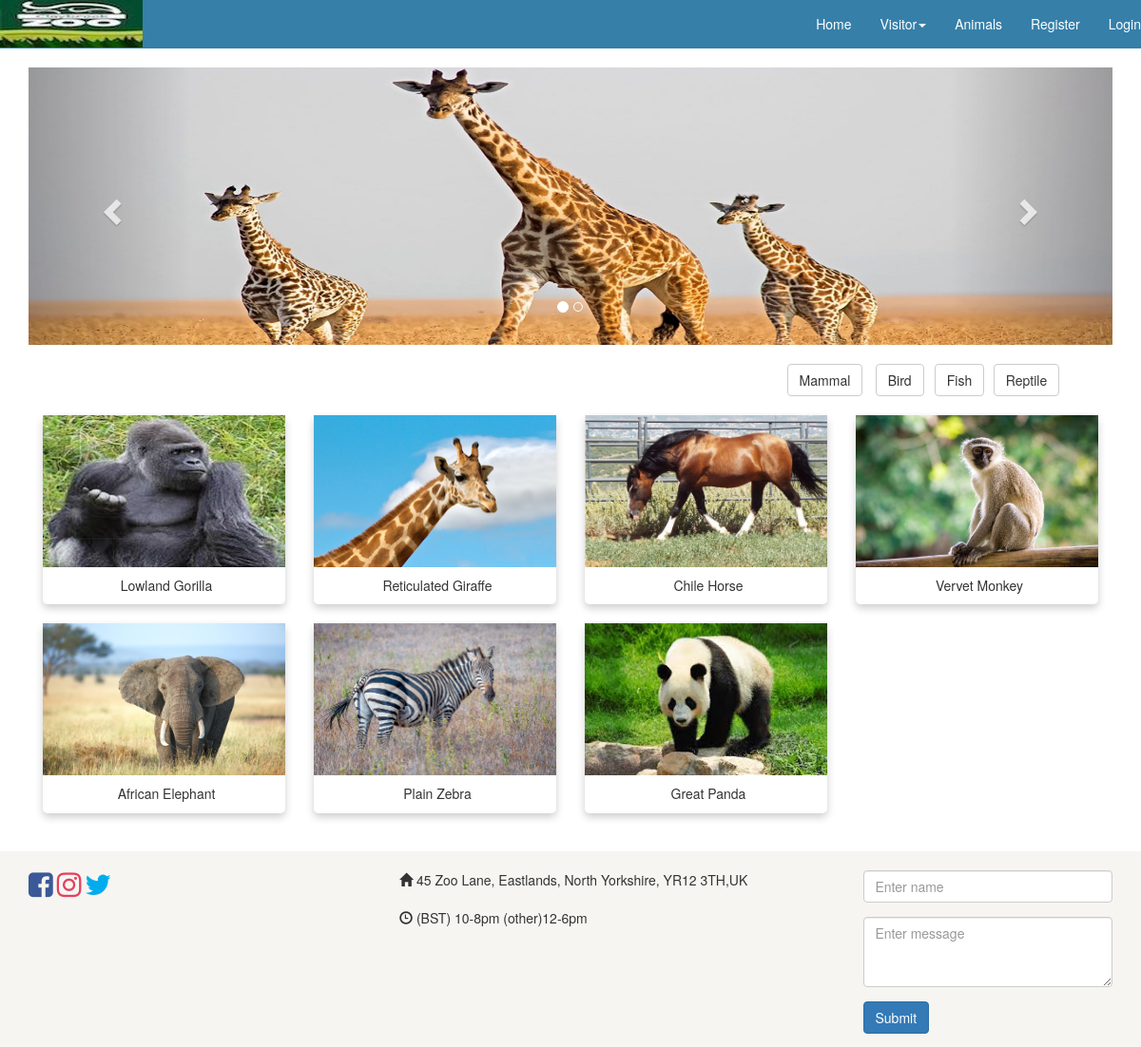
Page /user/mammal.php on the committed database.
### tables this page shows
CREATE TABLE `mammal` (
  `id` int(11) NOT NULL,
  `species` varchar(255) NOT NULL,
  `category` varchar(255) NOT NULL,
  `name` varchar(255) NOT NULL,
  `photo` varchar(500) NOT NULL,
  `date_of_birth` varchar(255) NOT NULL,
  `location` varchar(255) NOT NULL,
  `captivity_wild` varchar(255) NOT NULL,
  `date_joined` date NOT NULL,
  `dimension` varchar(255) NOT NULL,
  `average_dimension` varchar(255) NOT NULL,
  `life` varchar(255) NOT NULL,
  `dietary` varchar(255) NOT NULL,
  `habitat` varchar(255) NOT NULL,
  `note` varchar(255) NOT NULL,
  `gestational` varchar(255) NOT NULL,
  `mammal_category` varchar(255) NOT NULL,
  `mammal_colour` varchar(255) NOT NULL
);

### user/mammal.php (the view, shortened to what this page needs)
<?php
include'../connection/connection.php';
include'user_header.php';
?>
<div class="container-fluid">
  <div class="category pull-right" >
  <div class="col-md-3">
   <a href="mammal.php" class="btn btn-default">Mammal</a>
  </div>
  <div class="col-md-2">
    <a href="bird.php" class="btn btn-default">Bird</a>
  </div>
  <div class="col-md-2">
    <a href="fish.php" class="btn btn-default">Fish</a>
  </div>
  <div class="col-md-2">
    <a href="reptile.php" class="btn btn-default">Reptile</a>
  </div>
  </div>
</div>
<div class="container">
<?php
  $mammal = $connection->prepare("SELECT * FROM mammal");
  $mammal->execute();
  foreach ($mammal as $row) {
?>
  <div class="col-md-3">
    <div class="card">
      <div class="header">
         <a href="mammal_information.php?id=<?php echo $row['id'];?>">
      <?php echo '<img style="width: 100%; height:20%;" src="../img/'.$row['photo'].'">';?>
      </div>
      <div class="card-body">
        <h5 class="card-title"><?php echo $row['species'];?></h5>
     </div>
    </div>
    <br>
  </div>
<?php }?>
</div>
<?php include 'footer.php';?>

### css/main.css (style rules this page uses)
.header { background-color: #367fa9; }
.card { box-shadow: 0 4px 8px 0 rgba(0,0,0,0.2); transition: 0.2s; border-radius: 5px; }
.card-body { padding: 2px; margin-left: 5px; }
.animals, .card-body { text-align: center; }

### rows in the picture
mammal: photo (picture), species "Lowland Gorilla"
mammal: photo (picture), species "Reticulated Giraffe"
mammal: photo (picture), species "Chile Horse"
mammal: photo (picture), species "Vervet Monkey"
mammal: photo (picture), species "African Elephant"
mammal: photo (picture), species "Plain Zebra"
mammal: photo (picture), species "Great Panda"
